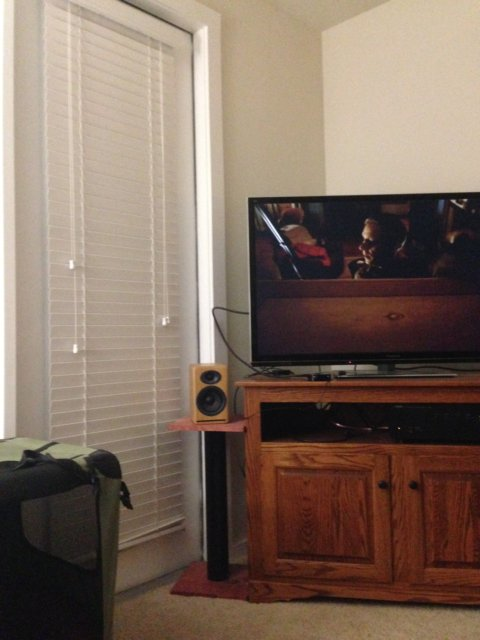
#> input picture imgs/1.jpg, 480 x 640 px, found by its file name
$ python stitch_toy.py
#> lines starting #> are read from the running program, lines starting #| are printed output that depends on the picture; after the words box and inside, x2 and y2 are one past the last pixel; in counts of white or black regions, pixels touching at a corner belong together
### src/image_stitching/pyramid.py
import cv2
import numpy as np

class ImagePyramid:
    def __init__(self,levels=5):
        self.levels = levels
    def buildGaussianPyramid(self, image):
        # hi -> lo resolution
        res = [image.astype(np.float32).copy()]
        for _ in range(self.levels):
            im = cv2.pyrDown(res[-1],None)
            res.append(im)
        return res
    def buildLaplacianPyramid(self,gaussianPyramid):
        # hi -> lo resolution
        gaussianPyramid = gaussianPyramid
        res = [gaussianPyramid[-1].copy()]
        n = len(gaussianPyramid)
        for i in range(n-2,-1,-1):
            im = cv2.pyrUp(gaussianPyramid[i+1])
            if im.shape != gaussianPyramid[i].shape:
                h, w = gaussianPyramid[i].shape[:2]
                im = cv2.resize(im,(w,h))
            res.append(gaussianPyramid[i]-im)
        return res[::-1]
    def reconstructFromLaplacianPyramid(self, laplacianPyramid):
        laplacianPyramid = laplacianPyramid[::-1] # lo -> hi resolution
        n = len(laplacianPyramid)
        im = laplacianPyramid[0]
        for i in range(n-1):
            im = cv2.pyrUp(im)
            if im.shape != laplacianPyramid[i+1].shape:
                h, w = laplacianPyramid[i+1].shape[:2]
                im = cv2.resize(im,(w,h))
            im = im + laplacianPyramid[i+1]
        return im

### src/image_stitching/stitch_toy.py
import numpy as np
import cv2
from typing import List
from image_stitching.pyramid import ImagePyramid

class TwoImageToyStitcher:
    def __init__(self):
        self.detector = cv2.SIFT_create()
    def _read(self,imagePath1, imagePath2):
        image1, image2 = cv2.imread(imagePath1), cv2.imread(imagePath2)
        image1Gray, image2Gray = cv2.cvtColor(image1, cv2.COLOR_BGR2GRAY), cv2.cvtColor(image2, cv2.COLOR_BGR2GRAY)
        return image1, image2, image1Gray, image2Gray
    def _computeDescription(self, image1, image2):
        pts1, des1 = self.detector.detectAndCompute(image1, None)
        pts2, des2 = self.detector.detectAndCompute(image2, None)
        return pts1, des1, pts2, des2
    def _matchDescription(self, pts1, des1, pts2, des2):
        knnmatcher = cv2.BFMatcher(cv2.NORM_L2)
        matches = knnmatcher.knnMatch(des2,des1,2)
        # ratio check
        good_matches = []
        matchedPts1, matchedPts2 = [], []
        for m in matches:
            if m[0].distance < m[1].distance*0.7:
                good_matches.append(m[0])
                matchedPts1.append(pts1[m[0].trainIdx].pt)
                matchedPts2.append(pts2[m[0].queryIdx].pt)
        return np.array(matchedPts1), np.array(matchedPts2)

    def _computeHomography(self, pts1, pts2):
        H,_ = cv2.findHomography(pts2,pts1, cv2.RANSAC) # 2->1
        return H

    def _transform(self,pt,H):
        # pt: [2,]
        pt = H @ np.array((pt[0],pt[1],1.0))
        pt = pt[:2]/pt[-1]
        return pt.astype(int)

    def _warp(self, image1, image2, H):
        h1, w1 = image1.shape[:2]
        h2, w2 = image2.shape[:2]
        x1, y1  = self._transform((0,0),H)
        x2, y2 = self._transform((w2,0),H)
        x3, y3 = self._transform((0,h2),H)
        x4, y4 = self._transform((w2,h2),H)
        newXMin, newXMax = min([x1,x2,x3,x4,0,w1]), max([x1,x2,x3,x4,0,w1])
        newYMin, newYMax = min([y1,y2,y3,y4,0,h1]), max([y1,y2,y3,y4,0,h1])
        HOffset = np.array([[1.0,0,-newXMin],[0,1.0,-newYMin],[0,0,1.0]])

        image2Warped = cv2.warpPerspective(image2,HOffset@H,(newXMax-newXMin,newYMax-newYMin))
        image1Warped = cv2.warpPerspective(image1,HOffset,(newXMax-newXMin,newYMax-newYMin))

        # Create single-channel masks to track valid pixels
        m1 = np.ones((h1, w1), dtype=np.uint8)
        m2 = np.ones((h2, w2), dtype=np.uint8)
        mask1Warped = cv2.warpPerspective(m1, HOffset, (newXMax-newXMin, newYMax-newYMin))
        mask2Warped = cv2.warpPerspective(m2, HOffset@H, (newXMax-newXMin, newYMax-newYMin))

        return image1Warped, image2Warped, mask1Warped, mask2Warped

    def blend(self, image1, image2, mask):
        # For simple blend, we still use the single mask provided
        if len(image1.shape) == 3 and len(mask.shape) == 2:
            mask = np.expand_dims(mask, axis=-1)
        return mask * image1 + (1-mask)*image2

    def softBlend(self, image1, image2, mask1, mask2):
        # Use Distance Transform to find the optimal seam in the middle of the overlap.
        # This avoids artifacts caused by blending near sharp image boundaries.
        dist1 = cv2.distanceTransform(mask1, cv2.DIST_L2, 3)
        dist2 = cv2.distanceTransform(mask2, cv2.DIST_L2, 3)

        # Create a weight mask that is 1 where image1 is "closer" to its center than image2
        weight_mask = (dist1 > dist2).astype(np.float32)

        # Use 6 levels for smoother transition if the image size allows
        levels = 6
        imagePyramid = ImagePyramid(levels)
        gp1 = imagePyramid.buildGaussianPyramid(image1)
        gp2 = imagePyramid.buildGaussianPyramid(image2)
        gpmask = imagePyramid.buildGaussianPyramid(weight_mask)

        lp1 = imagePyramid.buildLaplacianPyramid(gp1)
        lp2 = imagePyramid.buildLaplacianPyramid(gp2)

        blendedLaplacianPyramid = []
        for l1, l2, m in zip(lp1, lp2, gpmask):
            if len(l1.shape) == 3 and len(m.shape) == 2:
                m = np.expand_dims(m, axis=-1)
            blendedLaplacianPyramid.append(m*l1 + (1-m)*l2)

        return imagePyramid.reconstructFromLaplacianPyramid(blendedLaplacianPyramid)

    def stitchImage(self, imagePath1, imagePath2):
        image1, image2, image1Gray, image2Gray = self._read(imagePath1, imagePath2)
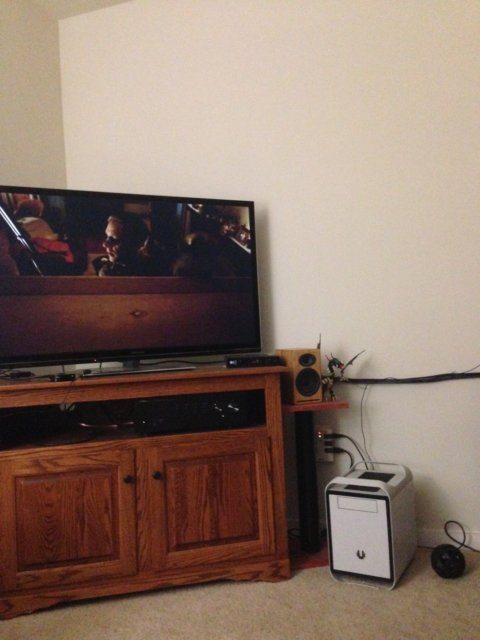
#> input picture imgs/2.jpg, 480 x 640 px, found by its file name
#> in _read, image1 is the input picture: shape (640, 480, 3); mean B, G, R 95.3, 108.5, 127.8
#> in _read, image2 is the input picture: shape (640, 480, 3); mean B, G, R 105.4, 117.7, 139.1
#> in _read, `image1Gray, image2Gray = cv2.cvtColor(image1, cv2.COLOR_BGR2GRAY), cv2..`:
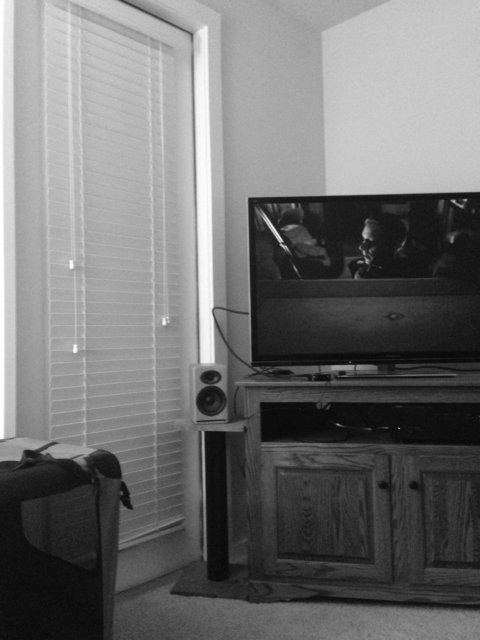
#> image1Gray: shape (640, 480); min 2, max 255, mean 112.7
#> in _read, `image1Gray, image2Gray = cv2.cvtColor(image1, cv2.COLOR_BGR2GRAY), cv2..`:
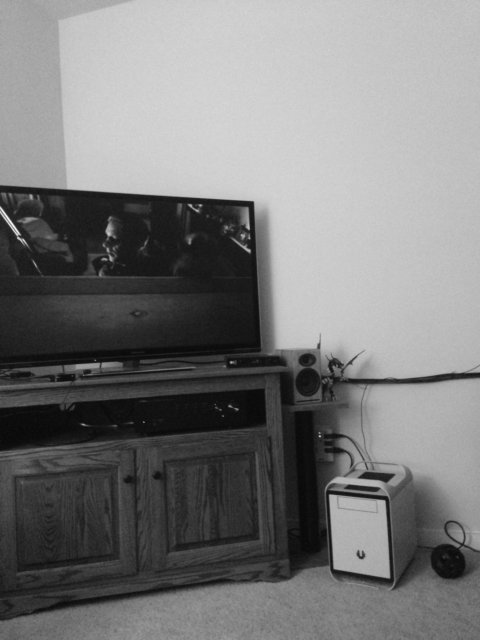
#> image2Gray: shape (640, 480); min 4, max 251, mean 122.7
        descriptions = self._computeDescription(image1Gray,image2Gray)
#> in _computeDescription, `pts1, des1 = self.detector.detectAndCompute(image1, None)`: pts1 = 422 keypoints; strongest (x, y, size): (279, 239, 3.7), (454, 201, 2.6), (365, 234, 5.8), (465, 200, 2.1)
#> in _computeDescription, `pts2, des2 = self.detector.detectAndCompute(image2, None)`: pts2 = 429 keypoints; strongest (x, y, size): (17, 232, 3.8), (249, 251, 2.6), (231, 362, 1.9), (248, 227, 2.8)
        matchedPts1, matchedPts2 = self._matchDescription(*descriptions)
#> in _matchDescription, `matches = knnmatcher.knnMatch(des2,des1,2)`: matches = 429 matches
#> after the loop in _matchDescription, `for m in matches:`: good_matches = 96 matches; matchedPts1 = 96 pairs, first value 203.9 to 473.1, second value 178.5 to 614.2; matchedPts2 = 96 pairs, first value 10.07 to 307.7, second value 174.3 to 591.9
        H = self._computeHomography(matchedPts1,matchedPts2)
#> in _computeHomography, `H,_ = cv2.findHomography(pts2,pts1, cv2.RANSAC)`: H = [[0.652, -0.00745, 267.7], [-0.227, 0.928, 25.7], [-0.000745, 1.39e-05, 1]]
        warpedImage1, warpedImage2, mask1, mask2 = self._warp(image1,image2,H)
#> in _transform, `pt = H @ np.array((pt[0],pt[1],1.0))`: pt = [267.7, 25.7, 1]
#> in _transform, `pt = pt[:2]/pt[-1]`: pt = [267.7, 25.7]
#> in _warp, `x1, y1  = self._transform((0,0),H)`: x1 = 267; y1 = 25
#> in _warp, `x2, y2 = self._transform((w2,0),H)`: x2 = 904; y2 = -129
#> in _warp, `x3, y3 = self._transform((0,h2),H)`: x3 = 260; y3 = 613
#> in _warp, `x4, y4 = self._transform((w2,h2),H)`: x4 = 884; y4 = 783
#> in _warp, `newXMin, newXMax = min([x1,x2,x3,x4,0,w1]), max([x1,x2,x3,x4,0,w1])`: newXMin = 0; newXMax = 904
#> in _warp, `newYMin, newYMax = min([y1,y2,y3,y4,0,h1]), max([y1,y2,y3,y4,0,h1])`: newYMin = -129; newYMax = 783
#> in _warp, `HOffset = np.array([[1.0,0,-newXMin],[0,1.0,-newYMin],[0,0,1.0]])`: HOffset = [[1, 0, 0], [0, 1, 129], [0, 0, 1]]
#> in _warp, `mask1Warped = cv2.warpPerspective(m1, HOffset, (newXMax-newXMin, newYM..`:
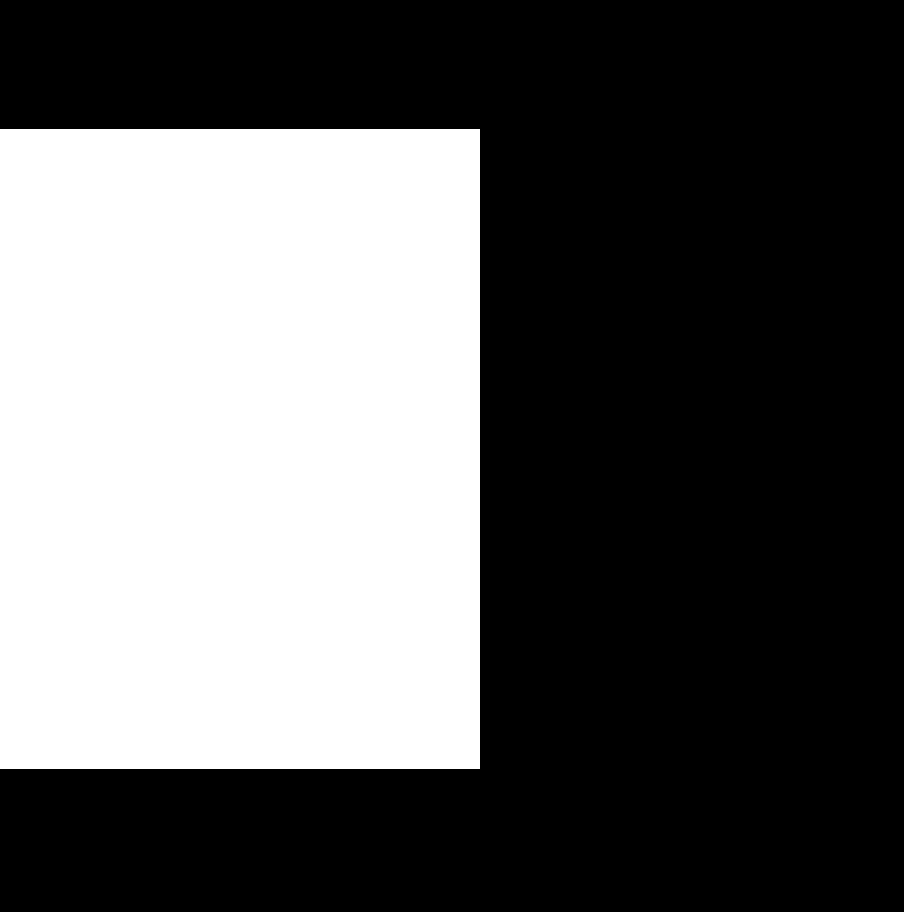
#> mask1Warped: shape (912, 904); values 0 (black) and 1 (white), 37.3% white; 1 white region, box (x1, y1, x2, y2) and area: (0, 129, 480, 769) 307200
#> in _warp, `mask1Warped = cv2.warpPerspective(m1, HOffset, (newXMax-newXMin, newYM..`: m1: shape (640, 480); every value is 1
#> in _warp, `mask2Warped = cv2.warpPerspective(m2, HOffset@H, (newXMax-newXMin, new..`:
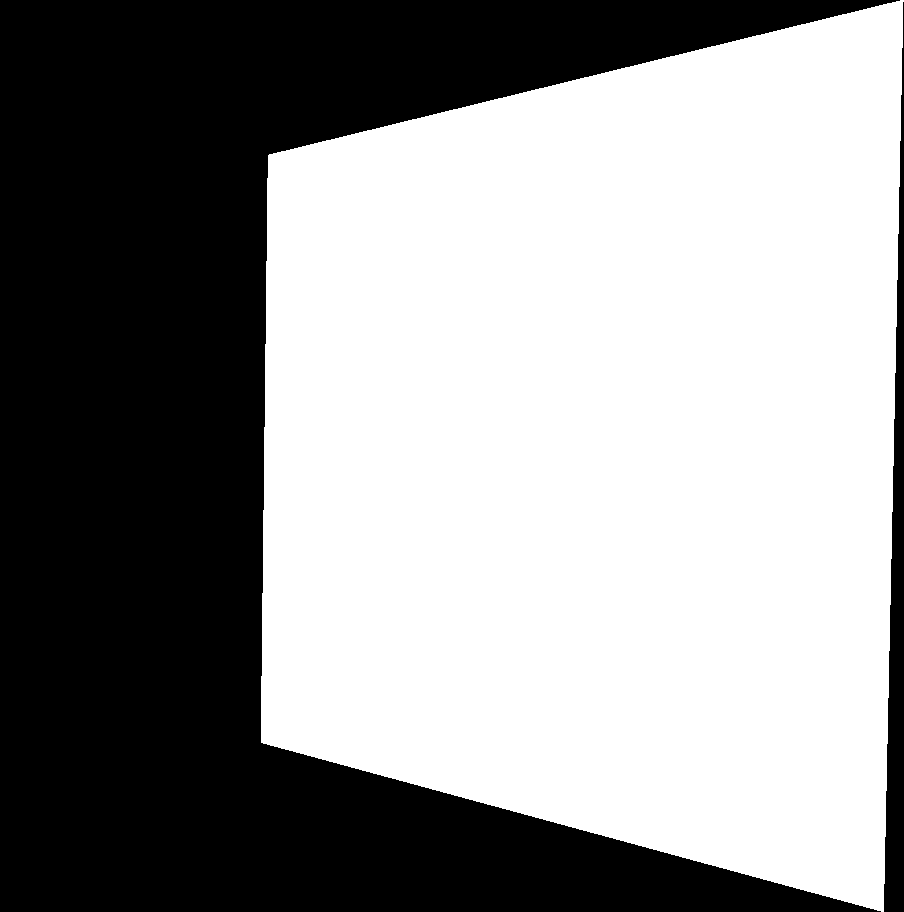
#> mask2Warped: shape (912, 904); values 0 (black) and 1 (white), 57.3% white; 2 black regions, box (x1, y1, x2, y2) and area: (0, 0, 900, 912) 342645, (884, 2, 904, 912) 9387
        stitchedImage = self.softBlend(warpedImage1, warpedImage2, mask1, mask2)
#> in softBlend, `dist2 = cv2.distanceTransform(mask2, cv2.DIST_L2, 3)`:
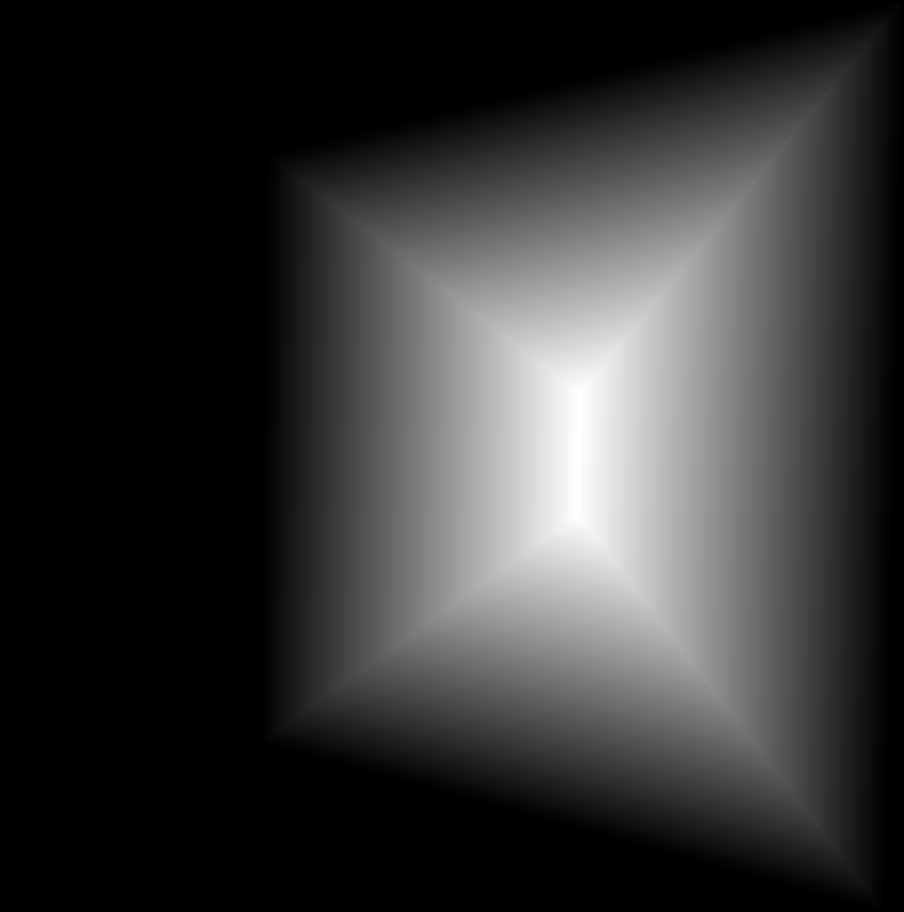
#> dist2: shape (912, 904) float32; min 0, max 300.8, mean 62.3; drawn with min black and max white
#> in softBlend, `weight_mask = (dist1 > dist2).astype(np.float32)`: weight_mask: shape (912, 904) float32; values 0 (black) and 1 (white), 28.7% white; 1 white region, box (x1, y1, x2, y2) and area: (0, 129, 374, 769) 236907
#> after the loop in buildGaussianPyramid, `for _ in range(self.levels):`: res = 7 items
#> in buildLaplacianPyramid, `n = len(gaussianPyramid)`: n = 7
#> after the loop in buildLaplacianPyramid, `for i in range(n-2,-1,-1):`: h = 114; res = 7 items; w = 113
#> in softBlend, `lp1 = imagePyramid.buildLaplacianPyramid(gp1)`: lp1 = 7 items
#> the loop in softBlend, `for l1, l2, m in zip(lp1, lp2, gpmask):` made 7 passes
#> in reconstructFromLaplacianPyramid, `n = len(laplacianPyramid)`: n = 7
#> after the loop in reconstructFromLaplacianPyramid, `for i in range(n-1):`:
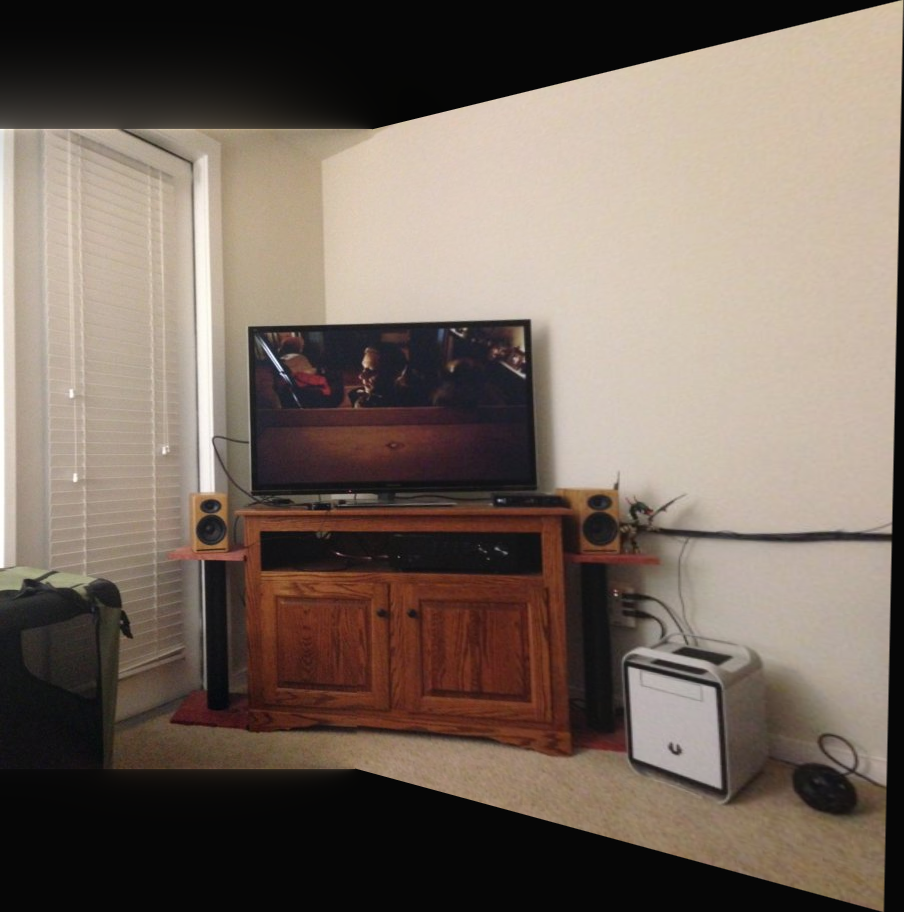
#> im: shape (912, 904, 3) float32; mean of channels 0, 1, 2 90.8, 101.4, 115.5; drawn with min black and max white
#> after the loop in reconstructFromLaplacianPyramid, `for i in range(n-1):`: h = 114; w = 113
        return stitchedImage

if __name__ == '__main__':
    stitcher = TwoImageToyStitcher()
    stitcher.stitchImage('imgs/1.jpg','imgs/2.jpg')
